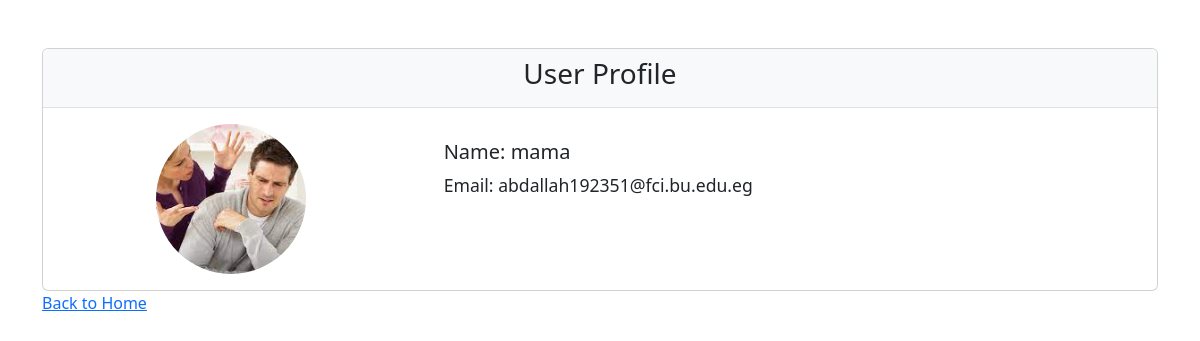
Screenshot of /user/myprofile.php (signed in) with the database file from the repository.
### tables this page shows
CREATE TABLE `users` (
  `id` int(11) NOT NULL,
  `username` varchar(50) NOT NULL,
  `password` varchar(255) NOT NULL,
  `email` varchar(100) NOT NULL,
  `role` enum('admin','user') DEFAULT 'user',
  `created_at` timestamp NOT NULL DEFAULT current_timestamp(),
  `updated_at` timestamp NOT NULL DEFAULT current_timestamp() ON UPDATE current_timestamp(),
  `profile_image` varchar(255) DEFAULT NULL
);

### user/myprofile.php (the view, shortened to what this page needs)
<?php
require_once '../includes/db_connect.php';
$user_id = $_SESSION['user_id'];
$query = $conn->prepare("SELECT username, email, profile_image FROM users WHERE id = ?");
$query->bind_param('i', $user_id);
$query->execute();
$result = $query->get_result();
$user = $result->fetch_assoc();
$name = $user['username'];
$email = $user['email'];
$profile_image = $user['profile_image'] ? '../uploads/' . $user['profile_image'] : 'https://via.placeholder.com/150';
?>
<!DOCTYPE html>
<html lang="en">
<head>
    <link href="https://cdn.jsdelivr.net/npm/bootstrap@5.3.0/dist/css/bootstrap.min.css" rel="stylesheet">
</head>
<body>
    <div class="container mt-5">
        <div class="card">
            <div class="card-header">
                <h3 class="text-center">User Profile</h3>
            </div>
            <div class="card-body">
                <div class="row">
                    <div class="col-md-4 d-flex justify-content-center align-items-center">
                        <img src="<?php echo $profile_image; ?>" alt="Profile Image" class="profile-image">
                    </div>
                    <div class="col-md-8">
                        <div class="user-info">
                            <h5>Name: <?php echo htmlspecialchars($name); ?></h5>
                            <p>Email: <?php echo htmlspecialchars($email); ?></p>
                        </div>
                    </div>
                </div>
            </div>
        </div>
        <a href="home.php">Back to Home</a>
    </div>
</body>
</html>

### user/myprofile.php (style rules this page uses)
.profile-image { border-radius: 50%; width: 150px; height: 150px; object-fit: cover; }
.card-header { background-color: #f8f9fa; border-bottom: 1px solid #dee2e6; }
.card-body { font-size: 1.1rem; }
.user-info { padding: 1rem; }

### rows the page displays
users: profile_image (picture), username "mama", email "abdallah192351@fci.bu.edu.eg"
